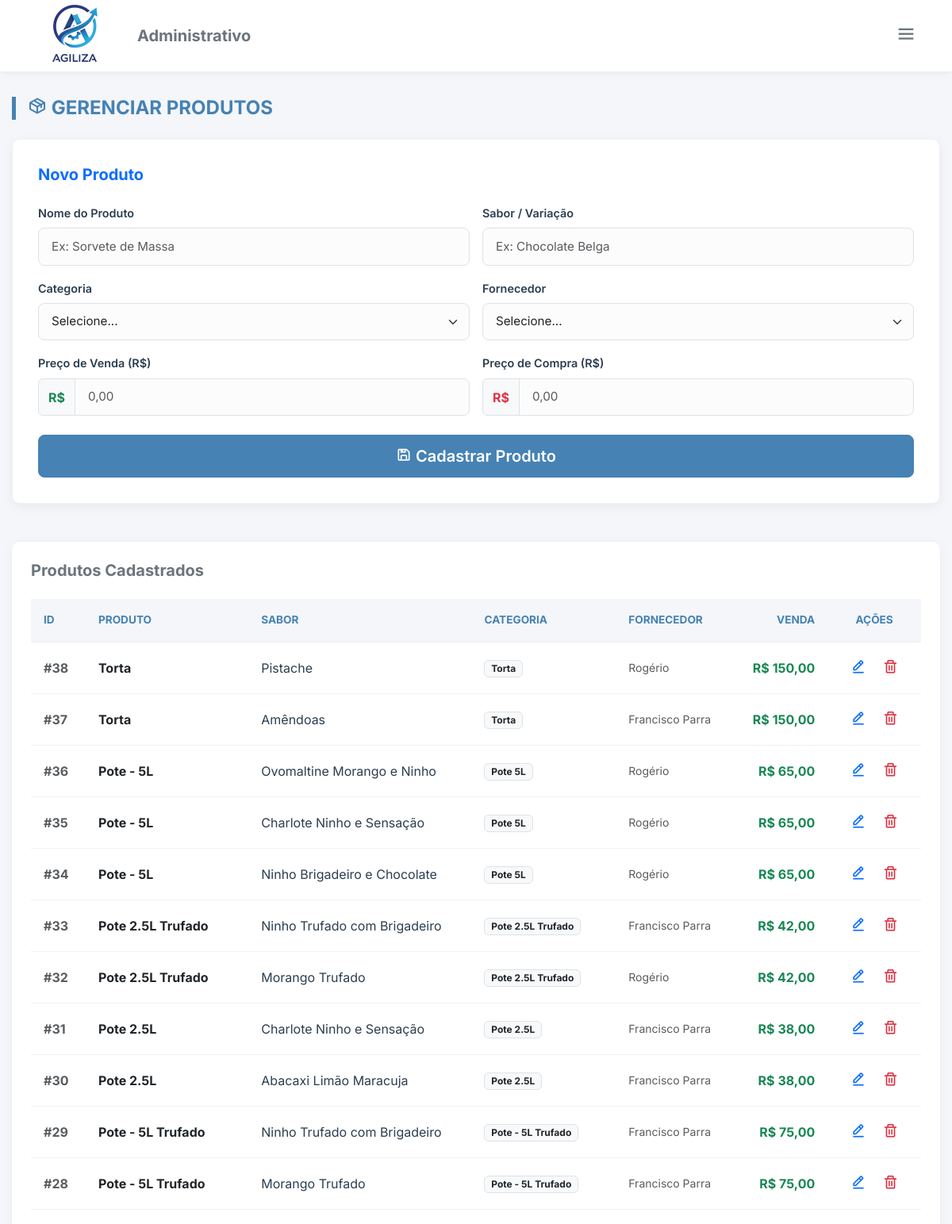
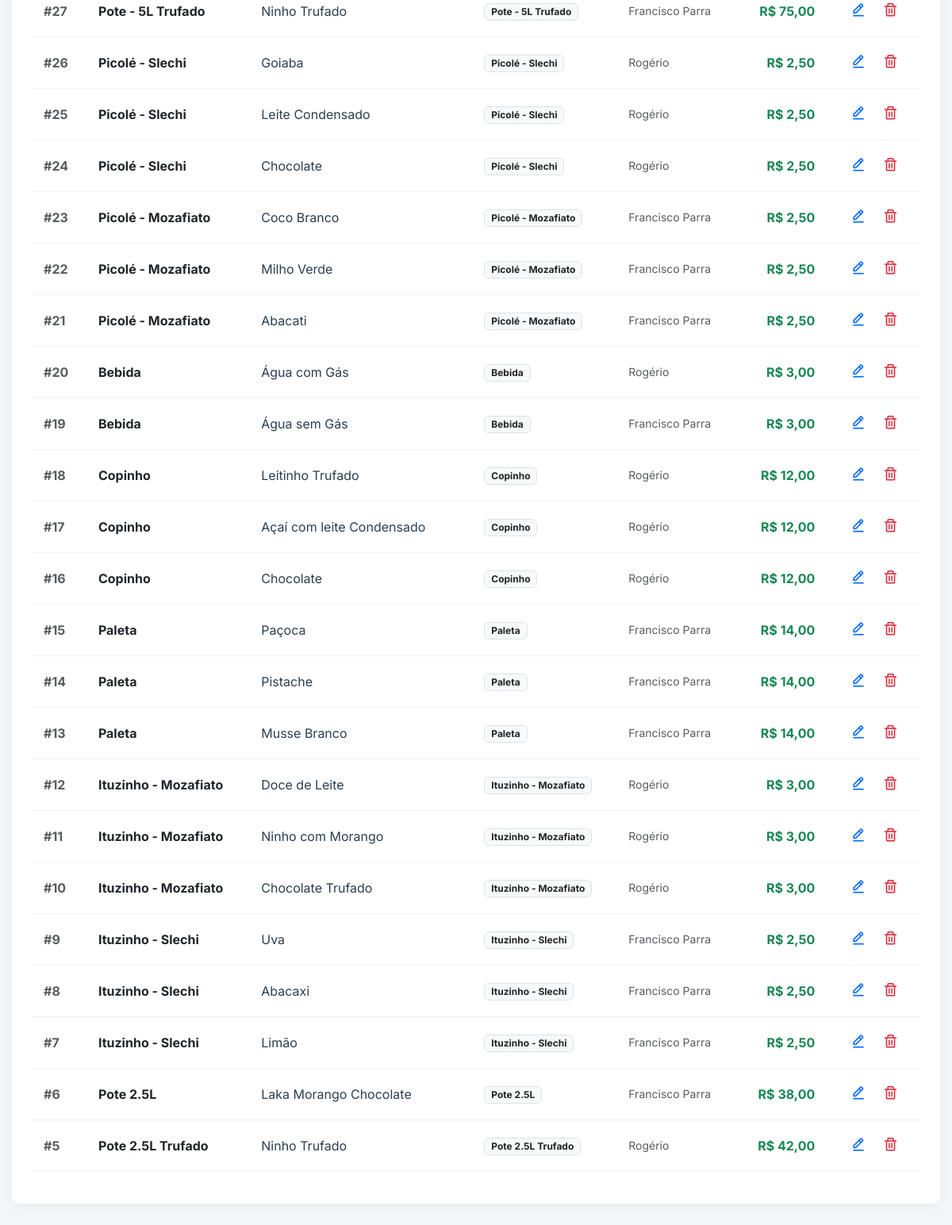
The page /cad_produto.php (signed in) on the database its author committed (2 pictures, top to bottom).
### tables this page shows
CREATE TABLE IF NOT EXISTS `produto` (
  `id_produto` int NOT NULL AUTO_INCREMENT,
  `nome` varchar(50) NOT NULL,
  `sabor` varchar(50) NOT NULL,
  `id_categoria` int NOT NULL,
  `id_fornecedor` int NOT NULL,
  `preco_venda` decimal(10,2) NOT NULL,
  `preco_compra` decimal(10,2) NOT NULL,
  `ativo` tinyint(1) DEFAULT '1',
  PRIMARY KEY (`id_produto`),
  KEY `id_categoria` (`id_categoria`),
  KEY `id_fornecedor` (`id_fornecedor`)
);

CREATE TABLE IF NOT EXISTS `categoria` (
  `id_categoria` int NOT NULL AUTO_INCREMENT,
  `nome_categoria` varchar(100) NOT NULL,
  `ativo` tinyint(1) DEFAULT '1',
  PRIMARY KEY (`id_categoria`)
);

CREATE TABLE IF NOT EXISTS `fornecedor` (
  `id_fornecedor` int NOT NULL AUTO_INCREMENT,
  `nome_fornecedor` varchar(120) NOT NULL,
  `cnpj` varchar(255) NOT NULL,
  `telefone` varchar(20) DEFAULT NULL,
  `email` varchar(120) DEFAULT NULL,
  `endereco` varchar(200) DEFAULT NULL,
  `ativo` tinyint(1) DEFAULT '1',
  PRIMARY KEY (`id_fornecedor`)
);

### cad_produto.php (the view, shortened to what this page needs)
<?php
require_once "config/conexao.php";
try {
  $sql = "SELECT p.id_produto AS id_produto, p.nome, p.sabor, p.preco_venda, p.preco_compra,
                 c.nome_categoria, f.nome_fornecedor
          FROM produto p
          LEFT JOIN categoria c ON p.id_categoria = c.id_categoria
          LEFT JOIN fornecedor f ON p.id_fornecedor = f.id_fornecedor
          WHERE p.ativo = 1
          ORDER BY p.id_produto DESC";
  $stmt = $conn->prepare($sql);
  $stmt->execute();
  $produtos = $stmt->fetchAll(PDO::FETCH_ASSOC);
} catch (PDOException $e) {
  $produtos = [];
}
?>
<!DOCTYPE html>
<html lang="pt-br">
<head>
  <link href="https://cdn.jsdelivr.net/npm/bootstrap@5.3.6/dist/css/bootstrap.min.css" rel="stylesheet">
  <link href="https://unpkg.com/boxicons@2.1.4/css/boxicons.min.css" rel="stylesheet">
  <link href="assets/css/style_cad.css" rel="stylesheet">
  <link href="assets/css/dark_mode.css" rel="stylesheet">
</head>
<body>
  <div class="top-bar">
    <div class="d-flex align-items-center gap-3">
      <img src="assets/img/logoagilizasemfundo.png" class="logo" alt="Logo PDV">
      <h5 class="m-0 fw-bold text-secondary d-none d-md-block">Administrativo</h5>
    </div>
    <div class="dropdown">
      <button class="btn btn-outline-secondary border-0" type="button" data-bs-toggle="dropdown" aria-expanded="false">
        <i class='bx bx-menu fs-3'></i>
      </button>
    </div>
  </div>
  <div class="main-container">
    <h2 class="page-title"><i class='bx bx-package'></i> Gerenciar Produtos</h2>
    <div class="form-card">
      <h5 class="mb-4 text-primary fw-bold">Novo Produto</h5>
      <form name="formProduto" method="post" action="">
        <div class="row g-3">
          <div class="col-md-6">
            <label for="nome" class="form-label">Nome do Produto</label>
            <input type="text" class="form-control" id="nome" name="nome" placeholder="Ex: Sorvete de Massa" required>
          </div>
          <div class="col-md-6">
            <label for="sabor" class="form-label">Sabor / Variação</label>
            <input type="text" class="form-control" id="sabor" name="sabor" placeholder="Ex: Chocolate Belga" required>
          </div>
          <div class="col-md-6">
            <label for="id_categoria" class="form-label">Categoria</label>
            <select id="id_categoria" name="id_categoria" class="form-select" required>
              <option value="" selected disabled>Selecione...</option>
            </select>
          </div>
          <div class="col-md-6">
            <label for="id_fornecedor" class="form-label">Fornecedor</label>
            <select id="id_fornecedor" name="id_fornecedor" class="form-select" required>
              <option value="" selected disabled>Selecione...</option>
            </select>
          </div>
          <div class="col-md-6">
            <label for="preco_venda" class="form-label">Preço de Venda (R$)</label>
            <div class="input-group">
              <span class="input-group-text text-success fw-bold">R$</span>
              <input type="text" class="form-control" id="preco_venda" name="preco_venda" placeholder="0,00" required>
            </div>
          </div>
          <div class="col-md-6">
            <label for="preco_compra" class="form-label">Preço de Compra (R$)</label>
            <div class="input-group">
              <span class="input-group-text text-danger fw-bold">R$</span>
              <input type="text" class="form-control" id="preco_compra" name="preco_compra" placeholder="0,00" required>
            </div>
          </div>
          <div class="col-12 mt-4">
            <button type="submit" name="cadastrar" class="btn btn-primary w-100 btn-lg">
              <i class='bx bx-save'></i> Cadastrar Produto
            </button>
          </div>
        </div>
      </form>
    </div>
    <div class="table-container">
      <h5 class="mb-4 text-secondary fw-bold">Produtos Cadastrados</h5>
      <div class="table-responsive">
        <table class="table table-hover align-middle">
          <thead>
            <tr>
              <th>ID</th>
              <th>Produto</th>
              <th>Sabor</th>
              <th>Categoria</th>
              <th>Fornecedor</th>
              <th class="text-end">Venda</th>
              <th class="text-center">Ações</th>
            </tr>
          </thead>
          <tbody>
            <?php if (!empty($produtos)): ?>
              <?php foreach ($produtos as $produto): ?>
                <tr>
                  <td class="fw-bold text-muted">#<?= htmlspecialchars($produto['id_produto']); ?></td>
                  <td class="fw-bold text-dark"><?= htmlspecialchars($produto['nome']); ?></td>
                  <td><?= htmlspecialchars($produto['sabor']); ?></td>
                  <td><span
                      class="badge bg-light text-dark border"><?= htmlspecialchars($produto['nome_categoria'] ?? '-'); ?></span>
                  </td>
                  <td class="small text-muted"><?= htmlspecialchars($produto['nome_fornecedor'] ?? '-'); ?></td>
                  <td class="text-end fw-bold text-success">R$ <?= number_format($produto['preco_venda'], 2, ',', '.'); ?>
                  </td>
                  <td class="text-center">
                    <a href="alt_produto.php?al=<?= (int) $produto['id_produto']; ?>"
                      class="btn btn-sm btn-outline-primary border-0" title="Editar">
                      <i class='bx bx-edit-alt fs-5'></i>
                    </a>
                    <a href="#" onclick="confirmarExclusao(<?= (int) $produto['id_produto']; ?>)"
                      class="btn btn-sm btn-outline-danger border-0" title="Excluir">
                      <i class='bx bx-trash fs-5'></i>
                    </a>
                  </td>
                </tr>
              <?php endforeach; ?>
            <?php endif; ?>
          </tbody>
        </table>
      </div>
    </div>
  </div>
</body>
</html>

### assets/css/style_cad.css (style rules this page uses)
:root { --primary-color: #4682B4; --primary-hover: #3a6ea5; --bg-light: #f4f6f9; --card-bg: #ffffff; --text-dark: #2c3e50; --text-muted: #6c757d; --radius: 10px; --shadow: 0 4px 15px rgba(0, 0, 0, 0.05); }
body { background-color: var(--bg-light); font-family: 'Inter', sans-serif; color: var(--text-dark); min-height: 100vh; display: flex; flex-direction: column; }
.top-bar { background-color: var(--card-bg); padding: 0.8rem 2rem; display: flex; align-items: center; justify-content: space-between; box-shadow: 0 2px 10px rgba(0, 0, 0, 0.05); margin-bottom: 2rem; z-index: 100; height: 90px; }
.top-bar .logo { height: 125px; width: auto; object-fit: contain; }
.main-container { max-width: 1200px; margin: 0 auto; padding: 0 15px 40px 15px; width: 100%; flex: 1; }
.page-title { font-weight: 700; color: var(--primary-color); margin-bottom: 1.5rem; text-transform: uppercase; font-size: 1.5rem; border-left: 5px solid var(--primary-color); padding-left: 15px; }
.form-card { background: var(--card-bg); border-radius: var(--radius); box-shadow: var(--shadow); padding: 2rem; margin-bottom: 3rem; border: 1px solid #eef2f7; }
.form-label { font-weight: 600; font-size: 0.9rem; color: var(--text-dark); }
.form-control, .form-select { border-radius: 8px; padding: 0.7rem 1rem; border: 1px solid #dee2e6; background-color: #fcfcfc; font-size: 0.95rem; }
.table-container { background: var(--card-bg); border-radius: var(--radius); box-shadow: var(--shadow); padding: 1.5rem; overflow: hidden; }
.table thead th { background-color: var(--bg-light); color: var(--primary-color); font-weight: 700; text-transform: uppercase; font-size: 0.85rem; border-bottom: 2px solid #eef2f7; padding: 1rem; }
.table tbody td { padding: 1rem; vertical-align: middle; color: var(--text-dark); border-bottom: 1px solid #f1f1f1; }
.btn-primary { background-color: var(--primary-color); border-color: var(--primary-color); padding: 0.7rem 1.5rem; font-weight: 600; border-radius: 8px; transition: all 0.3s; }

### assets/css/dark_mode.css (style rules this page uses)
:root { --bg-body: #f8f9fa; --bg-card: #ffffff; --bg-input: #ffffff; --text-primary: #1e293b; --text-secondary: #64748b; --border-color: #e2e8f0; --accent-color: #3b82f6; --modal-overlay: rgba(0, 0, 0, 0.5); --btn-close-filter: none; }
body, .card, .modal-content, .navbar, .table, th, td, .cart-panel, .product-panel, .btn-produto, input, .form-control, .form-select, .closing-card, .kpi-card { transition: background-color 0.3s ease, color 0.3s ease, border-color 0.3s ease; }

### rows shown on the page
produto: id_produto "38", nome "Torta", sabor "Pistache", id_categoria.nome_categoria "Torta", id_fornecedor.nome_fornecedor "Rogério", preco_venda "150,00"
produto: id_produto "37", nome "Torta", sabor "Amêndoas", id_categoria.nome_categoria "Torta", id_fornecedor.nome_fornecedor "Francisco Parra", preco_venda "150,00"
produto: id_produto "36", nome "Pote - 5L", sabor "Ovomaltine Morango e Ninho", id_categoria.nome_categoria "Pote 5L", id_fornecedor.nome_fornecedor "Rogério", preco_venda "65,00"
produto: id_produto "35", nome "Pote - 5L", sabor "Charlote Ninho e Sensação", id_categoria.nome_categoria "Pote 5L", id_fornecedor.nome_fornecedor "Rogério", preco_venda "65,00"
produto: id_produto "34", nome "Pote - 5L", sabor "Ninho Brigadeiro e Chocolate", id_categoria.nome_categoria "Pote 5L", id_fornecedor.nome_fornecedor "Rogério", preco_venda "65,00"
produto: id_produto "33", nome "Pote 2.5L Trufado", sabor "Ninho Trufado com Brigadeiro", id_categoria.nome_categoria "Pote 2.5L Trufado", id_fornecedor.nome_fornecedor "Francisco Parra", preco_venda "42,00"
produto: id_produto "32", nome "Pote 2.5L Trufado", sabor "Morango Trufado", id_categoria.nome_categoria "Pote 2.5L Trufado", id_fornecedor.nome_fornecedor "Rogério", preco_venda "42,00"
produto: id_produto "31", nome "Pote 2.5L", sabor "Charlote Ninho e Sensação", id_categoria.nome_categoria "Pote 2.5L", id_fornecedor.nome_fornecedor "Francisco Parra", preco_venda "38,00"
produto: id_produto "30", nome "Pote 2.5L", sabor "Abacaxi Limão Maracuja", id_categoria.nome_categoria "Pote 2.5L", id_fornecedor.nome_fornecedor "Francisco Parra", preco_venda "38,00"
produto: id_produto "29", nome "Pote - 5L Trufado", sabor "Ninho Trufado com Brigadeiro", id_categoria.nome_categoria "Pote - 5L Trufado", id_fornecedor.nome_fornecedor "Francisco Parra", preco_venda "75,00"
produto: id_produto "28", nome "Pote - 5L Trufado", sabor "Morango Trufado", id_categoria.nome_categoria "Pote - 5L Trufado", id_fornecedor.nome_fornecedor "Francisco Parra", preco_venda "75,00"
produto: id_produto "27", nome "Pote - 5L Trufado", sabor "Ninho Trufado", id_categoria.nome_categoria "Pote - 5L Trufado", id_fornecedor.nome_fornecedor "Francisco Parra", preco_venda "75,00"
produto: id_produto "26", nome "Picolé - Slechi", sabor "Goiaba", id_categoria.nome_categoria "Picolé - Slechi", id_fornecedor.nome_fornecedor "Rogério", preco_venda "2,50"
produto: id_produto "25", nome "Picolé - Slechi", sabor "Leite Condensado", id_categoria.nome_categoria "Picolé - Slechi", id_fornecedor.nome_fornecedor "Rogério", preco_venda "2,50"
produto: id_produto "24", nome "Picolé - Slechi", sabor "Chocolate", id_categoria.nome_categoria "Picolé - Slechi", id_fornecedor.nome_fornecedor "Rogério", preco_venda "2,50"
produto: id_produto "23", nome "Picolé - Mozafiato", sabor "Coco Branco", id_categoria.nome_categoria "Picolé - Mozafiato", id_fornecedor.nome_fornecedor "Francisco Parra", preco_venda "2,50"
produto: id_produto "22", nome "Picolé - Mozafiato", sabor "Milho Verde", id_categoria.nome_categoria "Picolé - Mozafiato", id_fornecedor.nome_fornecedor "Francisco Parra", preco_venda "2,50"
produto: id_produto "21", nome "Picolé - Mozafiato", sabor "Abacati", id_categoria.nome_categoria "Picolé - Mozafiato", id_fornecedor.nome_fornecedor "Francisco Parra", preco_venda "2,50"
produto: id_produto "20", nome "Bebida", sabor "Água com Gás", id_categoria.nome_categoria "Bebida", id_fornecedor.nome_fornecedor "Rogério", preco_venda "3,00"
produto: id_produto "19", nome "Bebida", sabor "Água sem Gás", id_categoria.nome_categoria "Bebida", id_fornecedor.nome_fornecedor "Francisco Parra", preco_venda "3,00"
produto: id_produto "18", nome "Copinho", sabor "Leitinho Trufado", id_categoria.nome_categoria "Copinho", id_fornecedor.nome_fornecedor "Rogério", preco_venda "12,00"
produto: id_produto "17", nome "Copinho", sabor "Açaí com leite Condensado", id_categoria.nome_categoria "Copinho", id_fornecedor.nome_fornecedor "Rogério", preco_venda "12,00"
produto: id_produto "16", nome "Copinho", sabor "Chocolate", id_categoria.nome_categoria "Copinho", id_fornecedor.nome_fornecedor "Rogério", preco_venda "12,00"
produto: id_produto "15", nome "Paleta", sabor "Paçoca", id_categoria.nome_categoria "Paleta", id_fornecedor.nome_fornecedor "Francisco Parra", preco_venda "14,00"
produto: id_produto "14", nome "Paleta", sabor "Pistache", id_categoria.nome_categoria "Paleta", id_fornecedor.nome_fornecedor "Francisco Parra", preco_venda "14,00"
produto: id_produto "13", nome "Paleta", sabor "Musse Branco", id_categoria.nome_categoria "Paleta", id_fornecedor.nome_fornecedor "Francisco Parra", preco_venda "14,00"
produto: id_produto "12", nome "Ituzinho - Mozafiato", sabor "Doce de Leite", id_categoria.nome_categoria "Ituzinho - Mozafiato", id_fornecedor.nome_fornecedor "Rogério", preco_venda "3,00"
produto: id_produto "11", nome "Ituzinho - Mozafiato", sabor "Ninho com Morango", id_categoria.nome_categoria "Ituzinho - Mozafiato", id_fornecedor.nome_fornecedor "Rogério", preco_venda "3,00"
produto: id_produto "10", nome "Ituzinho - Mozafiato", sabor "Chocolate Trufado", id_categoria.nome_categoria "Ituzinho - Mozafiato", id_fornecedor.nome_fornecedor "Rogério", preco_venda "3,00"
produto: id_produto "9", nome "Ituzinho - Slechi", sabor "Uva", id_categoria.nome_categoria "Ituzinho - Slechi", id_fornecedor.nome_fornecedor "Francisco Parra", preco_venda "2,50"
produto: id_produto "8", nome "Ituzinho - Slechi", sabor "Abacaxi", id_categoria.nome_categoria "Ituzinho - Slechi", id_fornecedor.nome_fornecedor "Francisco Parra", preco_venda "2,50"
produto: id_produto "7", nome "Ituzinho - Slechi", sabor "Limão", id_categoria.nome_categoria "Ituzinho - Slechi", id_fornecedor.nome_fornecedor "Francisco Parra", preco_venda "2,50"
produto: id_produto "6", nome "Pote 2.5L", sabor "Laka Morango Chocolate", id_categoria.nome_categoria "Pote 2.5L", id_fornecedor.nome_fornecedor "Francisco Parra", preco_venda "38,00"
produto: id_produto "5", nome "Pote 2.5L Trufado", sabor "Ninho Trufado", id_categoria.nome_categoria "Pote 2.5L Trufado", id_fornecedor.nome_fornecedor "Rogério", preco_venda "42,00"
